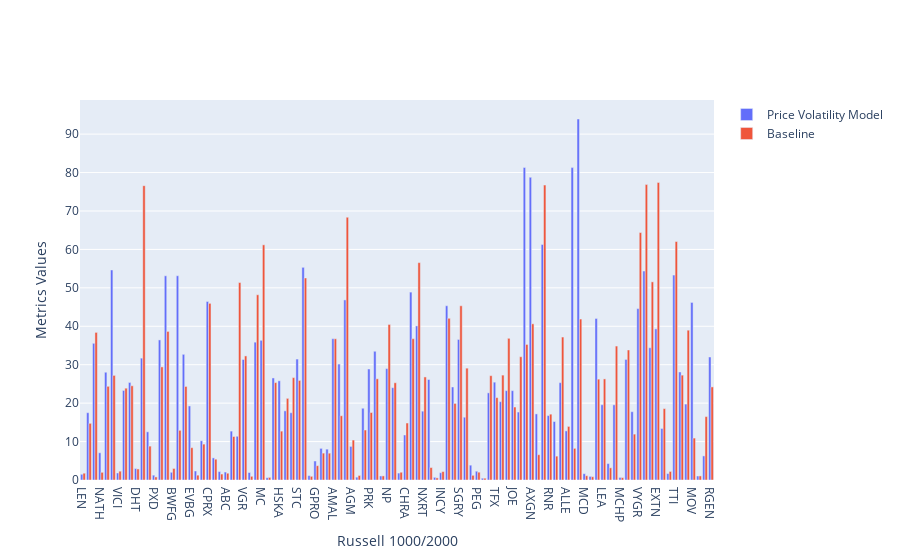

Notebook source saved alongside this figure:
### Code cell
fig = px.Figure()
fig = px.Figure(data=[px.Bar(
    name = 'Price Volatility Model',
    x = final['stock'],
    y = final['pvm']
   ),
                       px.Bar(
    name = 'Baseline',
    x = final['stock'],
    y = final['baseline']
   )
])
fig.update_xaxes(title_text="Russell 1000/2000")
fig.update_yaxes(title_text="Metrics Values")
fig.show()

### Figure 1 — Plotly figure (JSON) as saved in the notebook; plotly's stock layout.template omitted (floating-point values rounded to 4 significant figures)
{"data": [{"name": "Price Volatility Model", "type": "bar", "x": ["LEN", "CARA", "SILK", "NATH", "APPF", "HEES", "VICI", "SR", "TOL", "DHT", "STNG", "EMN", "PXD", "NBHC", "XBIT", "BWFG", "FLXS", "BUSE", "EVBG", "FDBC", "BIG", "CPRX", "MCRB", "TRMB", "ABC", "BHB", "GEF", "VGR", "CSX", "NX", "MC", "APA", "HSII", "HSKA", "PII", "KRA", "STC", "OSW", "DUK", "GPRO", "JOUT", "SGEN", "AMAL", "EVRI", "HMTV", "AGM", "NFLX", "EVRG", "PRK", "TH", "APH", "NP", "CRC", "HCA", "CHRA", "SBCF", "VC", "NXRT", "FRBA", "MRO", "INCY", "EZPW", "PTCT", "SGRY", "WWD", "GPK", "PEG", "PEP", "ESE", "TFX", "LLNW", "CR", "JOE", "MUSA", "YCBD", "AXGN", "FISI", "RDUS", "RNR", "STXB", "GCO", "ALLE", "PWOD", "SFL", "MCD", "GME", "G", "LEA", "PCG", "STAR", "MCHP", "SGMO", "CHCO", "VYGR", "AMSC", "BSGM", "EXTN", "ELS", "UUUU", "TTI", "KRUS", "ENSG", "MOV", "BLDR", "OLN", "RGEN"], "y": [1.49, 17.51, 35.57, 7.086, 28.04, 54.65, 1.827, 23.3, 25.38, 2.976, 31.71, 12.54, 1.256, 36.45, 53.13, 2.003, 53.14, 32.7, 19.27, 2.341, 10.2, 46.45, 5.753, 2.19, 2.072, 12.72, 11.38, 31.36, 1.944, 35.86, 36.35, 0.5874, 26.55, 25.81, 17.99, 17.5, 31.47, 55.34, 1.143, 4.943, 8.229, 8.03, 36.77, 30.16, 46.86, 8.74, 0.7405, 18.67, 28.89, 33.5, 1.053, 28.99, 24.02, 1.803, 11.71, 48.89, 40.09, 17.91, 26.15, 0.6955, 1.891, 45.34, 24.2, 36.57, 16.34, 3.856, 2.287, 0.4631, 22.67, 25.46, 20.38, 23.26, 23.25, 17.68, 81.31, 78.76, 17.2, 61.29, 16.76, 15.22, 25.33, 12.78, 81.29, 93.93, 1.64, 0.9393, 42.03, 19.59, 4.273, 19.56, 0.6696, 31.37, 17.77, 44.6, 54.38, 34.41, 39.32, 13.41, 1.673, 53.33, 28.11, 19.76, 46.2, 1.044, 6.27, 32.01]}, {"name": "Baseline", "type": "bar", "x": ["LEN", "CARA", "SILK", "NATH", "APPF", "HEES", "VICI", "SR", "TOL", "DHT", "STNG", "EMN", "PXD", "NBHC", "XBIT", "BWFG", "FLXS", "BUSE", "EVBG", "FDBC", "BIG", "CPRX", "MCRB", "TRMB", "ABC", "BHB", "GEF", "VGR", "CSX", "NX", "MC", "APA", "HSII", "HSKA", "PII", "KRA", "STC", "OSW", "DUK", "GPRO", "JOUT", "SGEN", "AMAL", "EVRI", "HMTV", "AGM", "NFLX", "EVRG", "PRK", "TH", "APH", "NP", "CRC", "HCA", "CHRA", "SBCF", "VC", "NXRT", "FRBA", "MRO", "INCY", "EZPW", "PTCT", "SGRY", "WWD", "GPK", "PEG", "PEP", "ESE", "TFX", "LLNW", "CR", "JOE", "MUSA", "YCBD", "AXGN", "FISI", "RDUS", "RNR", "STXB", "GCO", "ALLE", "PWOD", "SFL", "MCD", "GME", "G", "LEA", "PCG", "STAR", "MCHP", "SGMO", "CHCO", "VYGR", "AMSC", "BSGM", "EXTN", "ELS", "UUUU", "TTI", "KRUS", "ENSG", "MOV", "BLDR", "OLN", "RGEN"], "y": [1.769, 14.74, 38.41, 1.999, 24.37, 27.22, 2.298, 23.89, 24.51, 2.872, 76.59, 8.815, 0.798, 29.42, 38.66, 2.999, 12.93, 24.34, 8.411, 1.26, 9.337, 45.97, 5.413, 1.551, 1.761, 11.32, 51.37, 32.28, 0.9624, 48.2, 61.19, 0.6768, 25.35, 12.71, 21.24, 26.64, 25.91, 52.57, 0.958, 3.726, 6.993, 6.98, 36.74, 16.72, 68.37, 10.4, 1.178, 13.01, 17.56, 26.33, 1.066, 40.47, 25.3, 2.02, 14.83, 36.77, 56.56, 26.81, 3.238, 0.549, 2.195, 42.08, 19.92, 45.33, 29.1, 1.22, 2.031, 0.4648, 27.15, 21.43, 27.3, 36.87, 18.99, 32.07, 35.27, 40.63, 6.58, 76.74, 17.13, 6.208, 37.2, 13.94, 8.233, 41.88, 1.116, 0.85, 26.24, 26.3, 3.17, 34.85, 0.6083, 33.83, 11.94, 64.38, 76.87, 51.56, 77.41, 18.57, 2.229, 62.05, 27.29, 38.98, 10.91, 1.061, 16.5, 24.22]}], "layout": {"xaxis": {"title": {"text": "Russell 1000/2000"}}, "yaxis": {"title": {"text": "Metrics Values"}}}}
